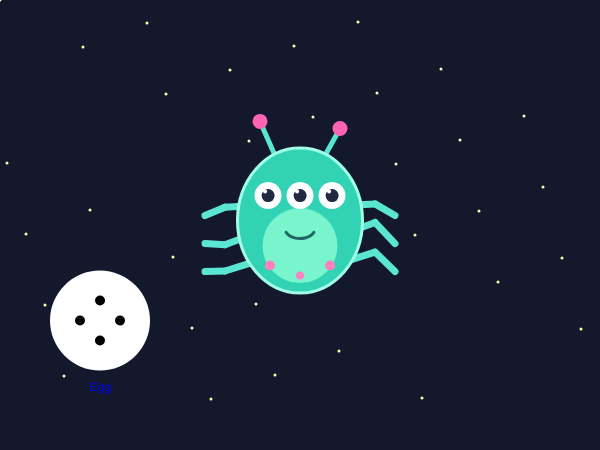
Frame 1 (no input)
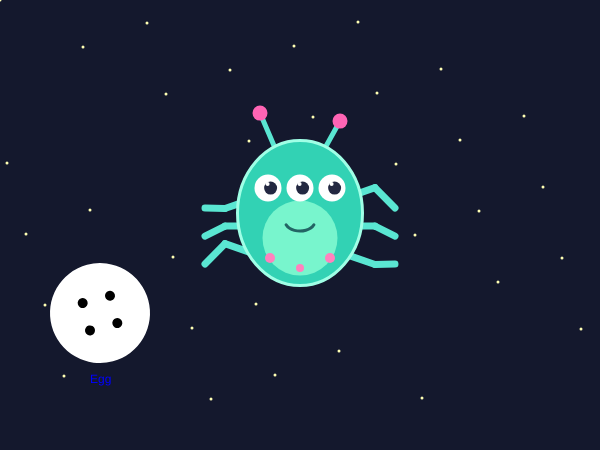
Frame 60 (no input)
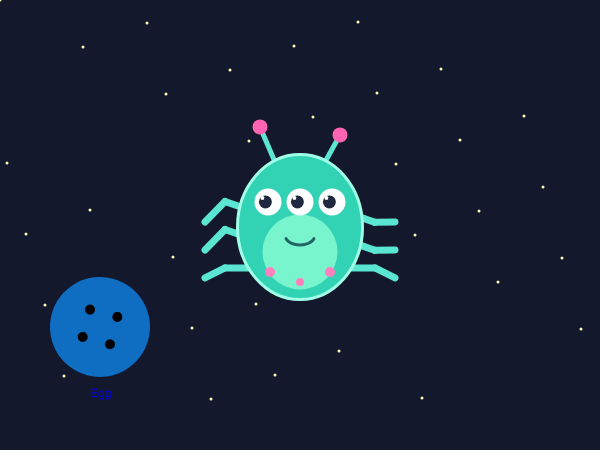
Frame 120 (the mouse pressed at the canvas centre since frame 60)

The p5.js sketch that drew these frames (run headless with seeded random() and noise() and a simulated clock; from frame 60 on, the mouse is pressed at the canvas centre):

// p5.js sketch
// ── sketch.js

let t = 0;
let color1 = 255
let color2 = 255
let color3 = 255
let i =0
let speed = 0.09
let bugColor1 = 50
let bugColor2 = 210
let bugColor3 = 180
let k = 30
function setup() {
  createCanvas(600, 450);
  angleMode(DEGREES);
}

function draw() {
  background(20, 24, 45);
  t += 2;

  // Stars
  noStroke();
  fill(255, 255, 180);
  for (let i = 0; i < 35; i++) {
    circle((i * 83) % 600, (i * 47) % 400, 3);
  }

  // Creature follows a gentle floating motion
  let bob = sin(t * 2) * 8;
  translate(300, 220 + bob);

  // Tail
  stroke(170, 100, 255);
  strokeWeight(12);
  noFill();
  beginShape();
  for (let i = 0; i < 6; i++) {
    let x = 65 + i * 15;
    let y = sin(t * 3 + i * 30) * 15 + i * 3;
    }
  endShape();

  // Six moving legs
  stroke(90, 230, 210);
  strokeWeight(7);
  for (let i = 0; i < 3; i++) {
    let y = -15 + i * 28;
    let movement = sin(t * 4 + i * 60) * 12;

    line(-45, y, -75, y + movement);
    line(-75, y + movement, -95, y + 10);

    line(45, y, 75, y - movement);
    line(75, y - movement, 95, y + 10);
  }

  // Antennae
  stroke(90, 230, 210);
  strokeWeight(5);
  line(-25, -65, -40, -100 + sin(t * 3) * 8);
  line(25, -65, 40, -100 + sin(t * 3 + 90) * 8);

  // Antenna tips
  noStroke();
  fill(255, 100, 180);
  circle(-40, -100 + sin(t * 3) * 8, 15);
  circle(40, -100 + sin(t * 3 + 90) * 8, 15);

  // Main body
  fill(bugColor1, bugColor2, bugColor3);
  stroke(160, 255, 230);
  strokeWeight(3);
  ellipse(0, 0, 125, 145);

  // Belly
  noStroke();
  fill(120, 245, 205);
  ellipse(0, 25, 75, 75);

  // Three eyes
  for (let i = -1; i <= 1; i++) {
    fill(255);
    circle(i * 32, -25, 27);

    fill(35, 40, 65);
    circle(i * 32 + sin(t) * 3, -25, 13);

    fill(255);
    circle(i * 32 + sin(t) * 3 - 3, -29, 4);
  }

  // Smile
  noFill();
  stroke(35, 100, 100);
  strokeWeight(3);
  arc(0, 8, k, 20, 15, 165);

  // Spots
  noStroke();
  fill(255, 130, 190);
  circle(-30, 45, 10);
  circle(30, 45, 10);
  circle(0, 55, 8);


  drawFace(-200,100)
  if (mouseIsPressed == true){
    speed = 20
    if (i>=10){
      color1 = random(0,255)
      color2 = random(0,255)
      color3 = random(0,255)
      i = 0
    }
    
    
    if(mouseX>50 && mouseX<150 && mouseY>270 && mouseY<360){
      bugColor1 = 255
      bugColor2 = 0
      bugColor3 = 0
      k = 110
    }
    
    i++
  }
  if(mouseIsPressed ==false){
    speed = 5
    bugColor1 = 50
    bugColor2 = 210
    bugColor3 = 180
    k=30
  }
  fill(0,0,255)
  text("Egg", -210,170)

  
  
}
let circleX = 0
let circleY =0
function drawFace(x,y){
  push()
  translate(x, y)
  rotate(frameCount*speed)
  fill(color1, color2, color3)
  circle(circleX, circleY, 100)
  fill(0)

  circle(0-20,0,10)
  circle(0+20,0,10)
  circle(0,0-20,10)
  circle(0,0+20,10)
  pop()
}
// ── style.css
/*
Template for IMA's Creative Coding Lab 

Project A: Generative Creatures
CCLaboratories Biodiversity Atlas 
*/

body {
    background-color: white;
    color: DimGray;
    font-family: 'Courier New', Courier, monospace;
    font-size: 1em;
    line-height: 1.5em;
}

/* title */
#title-wrapper {
    text-align: center;
}

.headline {
    font-size: 3em;
    font-family: Georgia, 'Times New Roman', Times, serif;
    font-weight: 600;
    margin-top: 80px;
    margin-bottom: 60px;
}

/* main content */
#main-wrapper {
    width: 900px;
    position: relative;
    margin: auto;
}

.black {
    color: black;
}

.red {
    color: DeepPink;
}

.green {
    color: LightSeaGreen;
}

.yellow {
    color: GoldenRod;
}

.two-columns {
    display: flex;
}

.left {
    width: 50%;
    padding: 0px 10px 0px 0px;
}

.right {
    width: 50%;
    padding: 0px 0px 0px 10px;
}

#footer {
    text-align: center;
    font-size: 0.7em;
    margin-top: 60px;
    padding-bottom: 30px;
}

/* home button */
#home a {
    position: fixed;
    right: 15px;
    top: 15px;
    padding: 5px 10px;
    color: dimgrey;
    border: solid grey 0.5px;
    font-size: 0.6em;
    text-decoration: none;
}

#home a:hover {
    background-color: black;
    color: white;
    font-weight: bold;
}

/* p5.js sketch */
canvas {
    display: block;
}

main {
    margin: auto;
    width: 600px;
}
